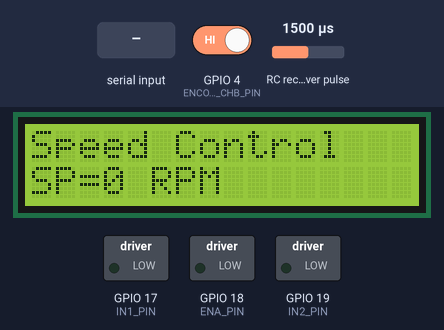
A sketch run on a simulated ESP32. Shown: 16×2 character LCD, switched loads named in the sketch (green lamp = pin HIGH). Wiring (inferred from the names in the program): RC receiver channel: data GPIO 2. The test bench sets the inputs (shaded band); at power-on: GPIO 4 (ENCODER_CHB_PIN) HIGH, RC receiver pulse 1500 µs. What the sketch prints to the serial monitor is not drawn.

Above: at 0.3 s.
At 1.4 s:
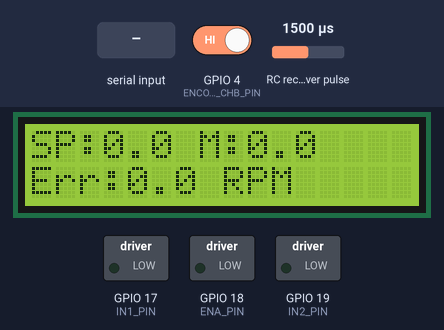
1.5 s: "X90\n" received over Serial
At 2.77 s:
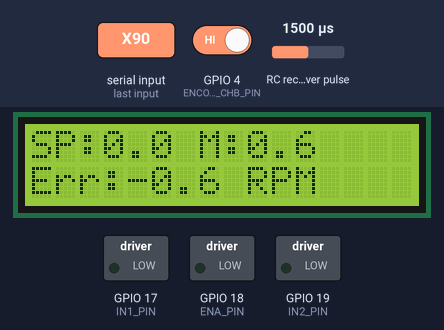
Timing chart, 0 to 4.5 s (numbered marks = the images above; inputs shaded):
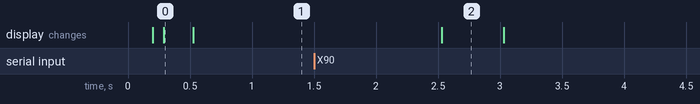

Measured:
- after the input at 1.5 s, the display: changes after 1.0 s (image 2)
- what the display in image 2 shows lasts 0.5 s, from 2.5 s to 3.0 s

The sketch:

lazo_cerrado.ino
```cpp
#include <Arduino.h>
#include <Wire.h>
#include <LiquidCrystal_I2C.h>

// ================== CONFIGURACIÓN DE PINES ==================
const int ENA_PIN           = 18;   // PWM puente H (LEDC)
const int IN1_PIN           = 17;   // Dirección 1
const int IN2_PIN           = 19;   // Dirección 2

const int ENCODER_CHA_PIN   = 2;    // Canal A del encoder (interrupción)
const int ENCODER_CHB_PIN   = 4;    // Canal B

// LCD I2C
LiquidCrystal_I2C lcd(0x27, 16, 2); // Dirección 0x27, LCD 16x2

// ================== PARÁMETROS DEL ENCODER ==================
// Datasheet: 480 pulses per output shaft revolution per channel
const int CPR = 480;                // cycles/pulses por canal
const int EDGES_PER_CYCLE = 2;      // usamos CHANGE en A => 2 flancos
const float COUNTS_PER_REV = CPR * EDGES_PER_CYCLE;  // 480 * 2 = 960

// ================== PWM (LEDC) PARA ESP32 ==================
const int PWM_CHANNEL       = 0;        // Canal LEDC
const int PWM_FREQ          = 20000;    // 20 kHz
const int PWM_RESOLUTION    = 10;       // 10 bits -> 0..1023
const int PWM_MAX           = (1 << PWM_RESOLUTION) - 1;

// ================== CONTROL DE VELOCIDAD ==================
const unsigned long CONTROL_PERIOD_MS = 100;   // Período de control (100 ms)
const unsigned long DISPLAY_PERIOD_MS = 500;   // Actualización de LCD/Serial

// Variables de medición
volatile long encoderTicks = 0;      // Pulsos acumulados durante el período (con signo)
float rpmPerTick = 0.0;              // RPM generadas por cada pulso en CONTROL_PERIOD_MS

volatile float setpointRPM = 0.0;    // Consigna (-150..150)
float measuredRPM = 0.0;             // Velocidad medida (con signo)
float errorRPM    = 0.0;             // Error (con signo, en RPM)

// ================== PARÁMETROS PI ==================
// Estos valores son un punto de partida. Se pueden ajustar en pruebas:
float Kp = 3.0f;                     // Ganancia proporcional
float Ki = 0.8f;                     // Ganancia integral
float integral = 0.0f;               // Estado integral
const float INTEGRAL_LIMIT = PWM_MAX; // Límite anti-windup sobre la salida equivalente
float baseDeadzone = PWM_MAX * 0.30f; // ~30% del PWM para vencer fricción

// Tiempos para tareas periódicas
unsigned long lastControlMillis = 0;
unsigned long lastDisplayMillis = 0;

// ================== MANEJO DE CONSOLA SERIE ==================
enum InputState {
  NORMAL,
  ENTERING_SP
};

InputState inputState = NORMAL;
String inputBuffer = "";

const char SETPOINT_KEY = 'S';   // Tecla para entrar al modo de consigna

// ================== PROTOTIPOS ==================
void IRAM_ATTR encoderISR();
void stopMotor();
void setMotorDirection(bool forward);
void updateSpeedAndControl();
void updateDisplay();
void handleSerial();
void enterSetpointMode();
void processSetpointBuffer();
void emergencyStop();

// ================== ISR ENCODER ==================
// Quadrature simple: ISR en canal A, flanco CHANGE, se lee canal B para dirección
void IRAM_ATTR encoderISR() {
  bool a = digitalRead(ENCODER_CHA_PIN);
  bool b = digitalRead(ENCODER_CHB_PIN);

  // Si el sentido sale al revés (M negativa cuando SP>0),
  // simplemente intercambia ++ y -- aquí.
  if (a == b) {
    encoderTicks++;   // Un sentido
  } else {
    encoderTicks--;   // Sentido contrario
  }
}

// ================== SETUP ==================
void setup() {
  Serial.begin(115200);
  delay(200);

  // Configuración de pines puente H
  pinMode(IN1_PIN, OUTPUT);
  pinMode(IN2_PIN, OUTPUT);

  // PWM por LEDC en ESP32
  ledcSetup(PWM_CHANNEL, PWM_FREQ, PWM_RESOLUTION);
  ledcAttachPin(ENA_PIN, PWM_CHANNEL);
  ledcWrite(PWM_CHANNEL, 0);   // Motor apagado

  // Configuración de pines encoder
  pinMode(ENCODER_CHA_PIN, INPUT_PULLUP);
  pinMode(ENCODER_CHB_PIN, INPUT_PULLUP);

  // Interrupción del encoder en CHANGE para cuadratura (2x)
  attachInterrupt(digitalPinToInterrupt(ENCODER_CHA_PIN), encoderISR, CHANGE);

  // Motor detenido al iniciar (requisito del enunciado)
  stopMotor();
  setpointRPM = 0.0;

  // LCD
  lcd.init();
  lcd.backlight();
  lcd.clear();
  lcd.setCursor(0, 0);
  lcd.print("Speed Control");
  lcd.setCursor(0, 1);
  lcd.print("SP=0 RPM");

  // Cálculo del factor de RPM por pulso
  // RPM = (ticks / countsPerRev) * (60 s / periodo)
  rpmPerTick = (60.0f * 1000.0f) / (COUNTS_PER_REV * CONTROL_PERIOD_MS);

  Serial.println();
  Serial.println("===== Control de velocidad MOTORENCODER (ESP32) =====");
  Serial.println("Motor INICIALMENTE DETENIDO.");
  Serial.println("Teclas:");
  Serial.println("  S  -> Ingresar consigna [-150..150] RPM");
  Serial.println("  X  -> PARO de emergencia (motor OFF)");
  Serial.println();
}

// ================== LOOP PRINCIPAL ==================
void loop() {
  handleSerial();

  unsigned long now = millis();

  // Bucle de control de velocidad (lazo cerrado PI)
  if (now - lastControlMillis >= CONTROL_PERIOD_MS) {
    lastControlMillis = now;
    updateSpeedAndControl();
  }

  // Actualización de LCD y Serial
  if (now - lastDisplayMillis >= DISPLAY_PERIOD_MS) {
    lastDisplayMillis = now;
    updateDisplay();
  }
}

// ================== FUNCIONES DE MOTOR ==================
void stopMotor() {
  ledcWrite(PWM_CHANNEL, 0);
  digitalWrite(IN1_PIN, LOW);
  digitalWrite(IN2_PIN, LOW);
}

void setMotorDirection(bool forward) {
  if (forward) {
    digitalWrite(IN1_PIN, HIGH);
    digitalWrite(IN2_PIN, LOW);
  } else {
    digitalWrite(IN1_PIN, LOW);
    digitalWrite(IN2_PIN, HIGH);
  }
}

// ================== CONTROL DE VELOCIDAD (PI + Deadzone) ==================
void updateSpeedAndControl() {
  long ticks;

  // 1) Leer y resetear los pulsos del encoder de forma atómica
  noInterrupts();
  ticks = encoderTicks;
  encoderTicks = 0;
  interrupts();

  // 2) Calcular RPM medida (con signo)
  measuredRPM = ticks * rpmPerTick;

  // 3) Si SP ≈ 0 → resetear integral y apagar motor
  if (fabs(setpointRPM) < 0.5f) {
    setpointRPM = 0.0f;
    integral = 0.0f;
    errorRPM = -measuredRPM;
    stopMotor();
    return;
  }

  // 4) Error con signo (si SP>0, queremos M>0; si SP<0, M<0)
  errorRPM = setpointRPM - measuredRPM;

  // 5) Actualizar integral (anti-windup simple)
  float dt = CONTROL_PERIOD_MS / 1000.0f;  // 0.1 s
  integral += errorRPM * dt;

  // Limitar integral para que Ki * integral no exceda INTEGRAL_LIMIT
  float maxIntegral = INTEGRAL_LIMIT / max(Ki, 0.001f);
  if (integral > maxIntegral) integral = maxIntegral;
  if (integral < -maxIntegral) integral = -maxIntegral;

  // 6) Control PI
  float control = Kp * errorRPM + Ki * integral;

  // 7) Magnitud del PWM
  float duty = fabs(control);

  // Saturación superior
  if (duty > PWM_MAX) duty = PWM_MAX;

  // 8) Compensación de zona muerta (para vencer fricción de la reductora)
  float localDeadzone = baseDeadzone;
  if (fabs(setpointRPM) < 10.0f) {
    // Para consignas muy pequeñas, usamos una zona muerta algo menor
    localDeadzone = PWM_MAX * 0.20f;  // ~20%
  }

  if (duty > 0.5f && duty < localDeadzone) {
    duty = localDeadzone;
  } else if (duty <= 0.5f) {
    duty = 0.0f;  // Evita pequeños movimientos cuando el error es muy pequeño
  }

  // 9) Aplicar dirección y PWM
  bool forward = (control >= 0.0f);
  setMotorDirection(forward);
  ledcWrite(PWM_CHANNEL, (int)duty);
}

// ================== ACTUALIZACIÓN DE LCD Y SERIAL ==================
void updateDisplay() {
  // Serial
  Serial.print("SP=");
  Serial.print(setpointRPM, 1);
  Serial.print(" RPM | M=");
  Serial.print(measuredRPM, 1);
  Serial.print(" RPM | Err=");
  Serial.print(errorRPM, 1);
  Serial.println(" RPM");

  // LCD (2 líneas sencillas)
  lcd.clear();
  lcd.setCursor(0, 0);
  lcd.print("SP:");
  lcd.print(setpointRPM, 1);
  lcd.print(" M:");
  lcd.print(measuredRPM, 1);

  lcd.setCursor(0, 1);
  lcd.print("Err:");
  lcd.print(errorRPM, 1);
  lcd.print(" RPM   ");
}

// ================== MANEJO DE CONSOLA SERIE ==================
void handleSerial() {
  while (Serial.available() > 0) {
    char c = Serial.read();

    // Tecla de PARO de emergencia (X/x)
    if (c == 'X' || c == 'x') {
      emergencyStop();
      continue;
    }

    if (inputState == NORMAL) {
      // Solo la tecla S (o s) entra al modo de consigna
      if (toupper(c) == SETPOINT_KEY) {
        enterSetpointMode();
      }
      // cualquier otra tecla se ignora
    } else if (inputState == ENTERING_SP) {
      // Fin de línea -> procesar consigna
      if (c == '\r' || c == '\n') {
        if (inputBuffer.length() > 0) {
          processSetpointBuffer();
        } else {
          Serial.println();
          Serial.println("Consigna vacia. Intente de nuevo.");
          Serial.print("Ingrese consigna [-150..150] RPM: ");
        }
      }
      // Backspace (opcional)
      else if (c == '\b' || c == 127) {
        if (inputBuffer.length() > 0) {
          inputBuffer.remove(inputBuffer.length() - 1);
          Serial.print("\b \b");
        }
      }
      // Se aceptan solo '+', '-', '.', y dígitos (para floats)
      else {
        if (c == '+' || c == '-' || c == '.' || isDigit(c)) {
          inputBuffer += c;
          Serial.print(c); // eco
        } else {
          // Otros símbolos se ignoran
        }
      }
    }
  }
}

void enterSetpointMode() {
  inputState = ENTERING_SP;
  inputBuffer = "";
  Serial.println();
  Serial.println("=== MODO CONSIGNA ===");
  Serial.print("Ingrese consigna [-150..150] RPM y ENTER: ");
}

void processSetpointBuffer() {
  Serial.println();

  // Convertir a float
  float value = inputBuffer.toFloat();

  // Verificar rango
  if (value < -150.0f || value > 150.0f) {
    Serial.println("ERROR: Consigna fuera de rango (-150..150 RPM).");
    inputBuffer = "";
    Serial.print("Ingrese consigna [-150..150] RPM: ");
    return;
  }

  // Consigna válida
  setpointRPM = value;
  inputBuffer = "";
  inputState = NORMAL;

  Serial.print("Nueva consigna aceptada: ");
  Serial.print(setpointRPM, 1);
  Serial.println(" RPM");

  Serial.println("Presione 'S' para cambiar de nuevo la consigna.");
  Serial.println("Presione 'X' para PARO de emergencia.");
}

void emergencyStop() {
  setpointRPM = 0.0f;
  errorRPM = 0.0f;
  integral = 0.0f;
  stopMotor();
  Serial.println();
  Serial.println(">>> PARO DE EMERGENCIA (X). Motor DETENIDO <<<");
}
```
